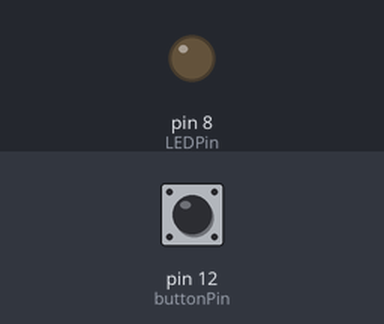
Bench run of a sketch on a simulated Arduino Uno, built with avr-gcc and run on an emulated ATmega328P. Parts: output pins drawn as LEDs (lit = HIGH). Inputs (shaded band) come from the test bench; at power-on: pin 12 (buttonPin) LOW.

Above: at 1.2 s.
1.3 s: pin 12 (buttonPin) pulled HIGH for 0.15 s
At 2.2 s:
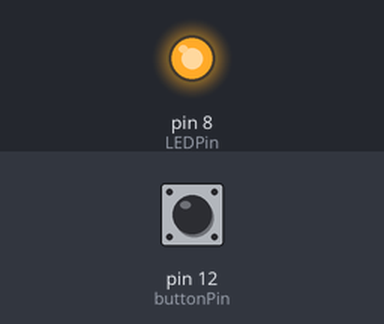
2.9 s: pin 12 (buttonPin) pulled HIGH for 1 s
At 3.4 s:
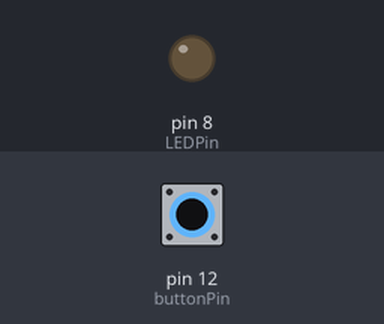
5.4 s: pin 12 (buttonPin) pulled HIGH for 3.2 s
At 6.5 s:
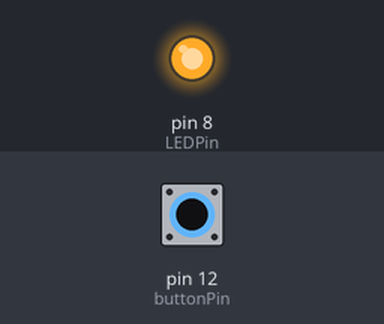
Timing chart, 0 to 8.4 s (numbered marks = the images above; inputs shaded):
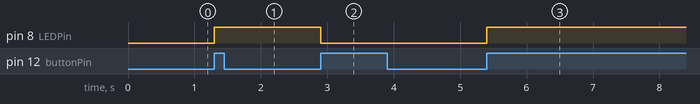

The sketch:

TOGGLE_SWITCH.ino
```cpp
int LEDState = 0;
int LEDPin = 8;
int buttonPin = 12;
int buttonNew;
int buttonOld = 1;
int delayTime = 100;

void setup() {
  // put your setup code here, to run once:
  Serial.begin(9600);
  pinMode(LEDPin,OUTPUT);
  pinMode(buttonPin,INPUT);
}

void loop() {
  // put your main code here, to run repeatedly:
  buttonNew = digitalRead(buttonPin);
  if (buttonOld == 0 && buttonNew == 1){
    if(LEDState == 0) {
      digitalWrite(LEDPin,HIGH);
      LEDState = 1;
    }
    else {
      digitalWrite(LEDPin,LOW);
      LEDState = 0;
    }
  }
  buttonOld = buttonNew;
}
```

Measured:
- after the input at 1.3 s, pin 8 (LEDPin): LOW → HIGH at once
- after the input at 2.9 s, pin 8 (LEDPin): HIGH → LOW at once
- after the input at 5.4 s, pin 8 (LEDPin): LOW → HIGH at once
